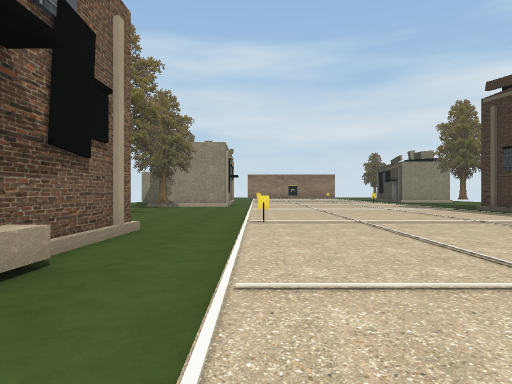
View 1 (above)

20 first-person views from a walk through a 3-D level made in the Unity game engine. The camera is 1.2 m above the floor, looks level and sees 70° across. The floor is counted in squares, 2 m on a side. Each view is taken from the middle of a square. On the plan, view 1 faces up. The plan holds only what a view shows up to about 10 squares ahead; the rest is blank. The place goes on beyond the plan. The player character is not drawn.

View 2
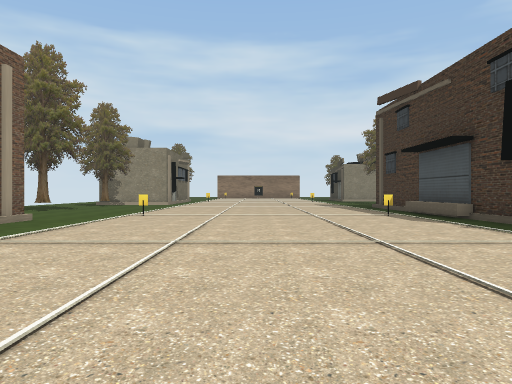

View 3
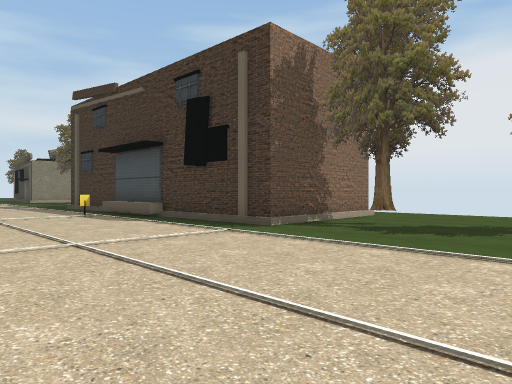

View 4
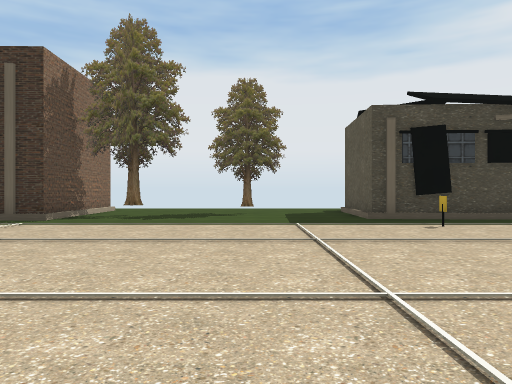

View 5
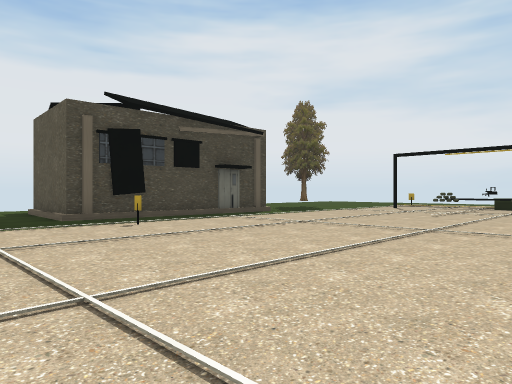

View 6
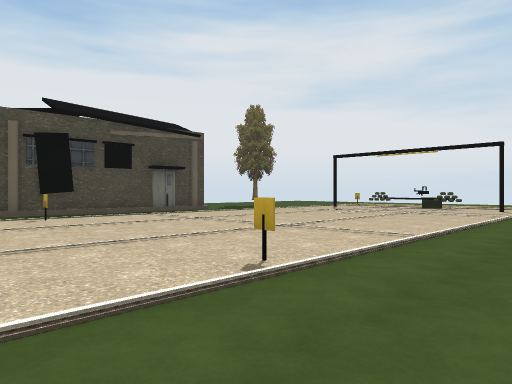

View 7
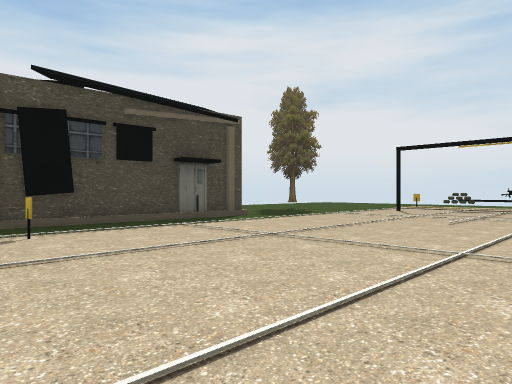

View 8
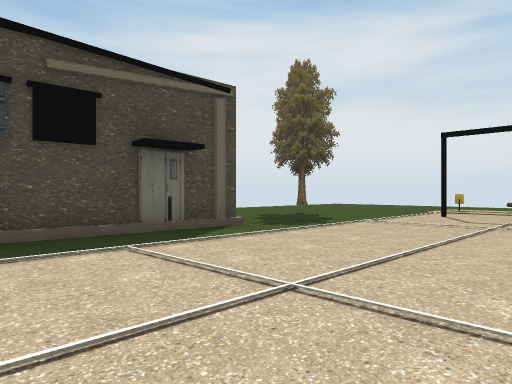

View 9
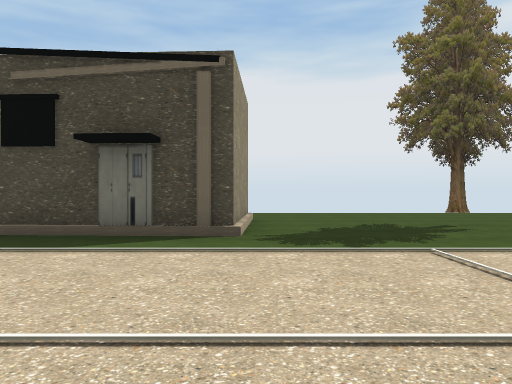

View 10
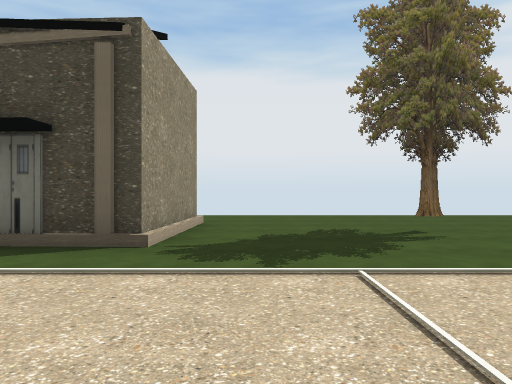

View 11
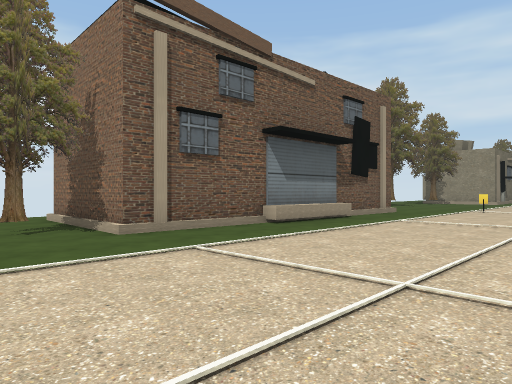

View 12
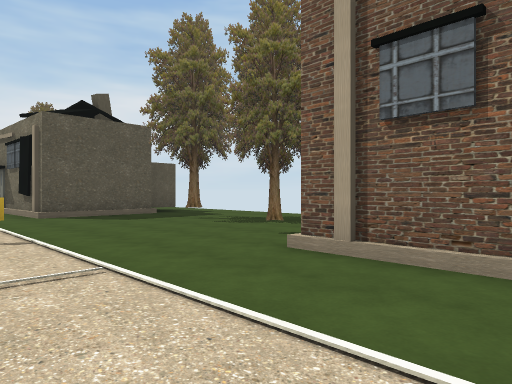

View 13
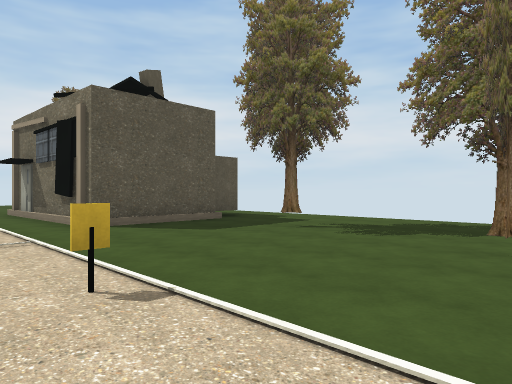

View 14
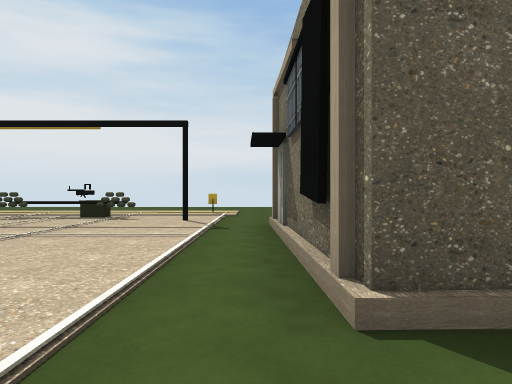

View 15
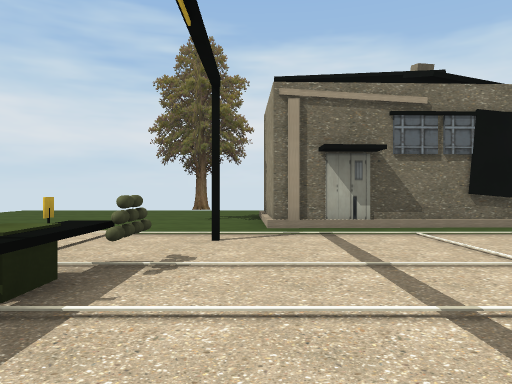

View 16
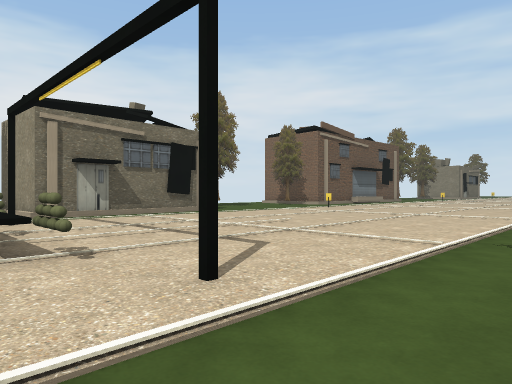

View 17
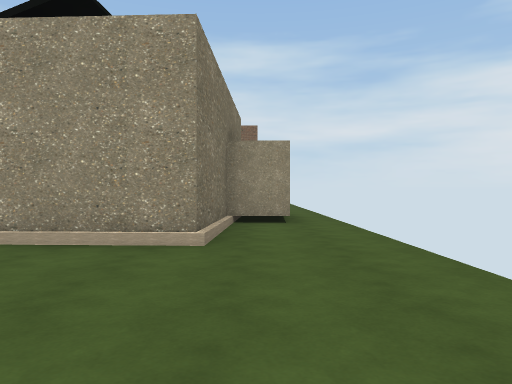

View 18
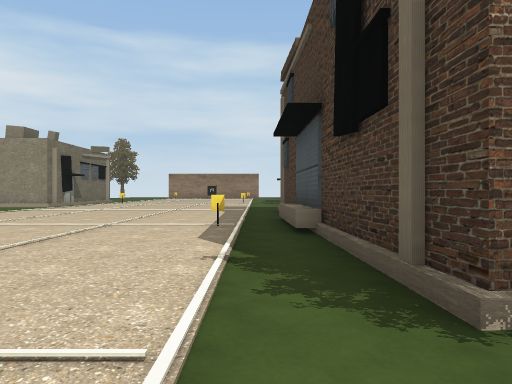

View 19
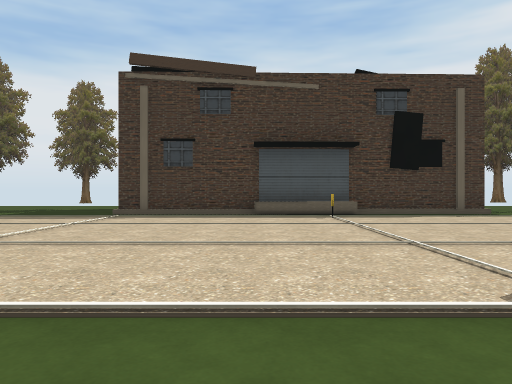

View 20
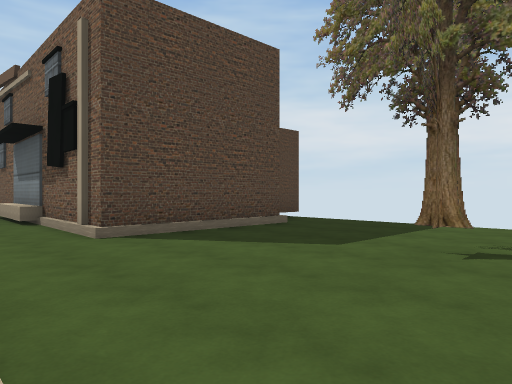

### Floor plan
Key: @ floor where view 1 was taken; # wall or solid block; x gap in a wall; . floor; / step, stairs or slope; O other object.
Columns run from 7 left of view 1 to 13 right of it. Each row starts with its distance up from view 1.
 11       .........O
 10 .. #  .........O
  9 ...#...........O
  8 ... ...........O
  7 .......#.....#.O
  6 ..OOOO.........O
  5 OO   O.........O
  4      O.........O
  3      O.........OOOOO
  2      O........... ...
  1      O.........    ..
  0     O..@.........  ..
 -1     O............
 -2   OOO............
 -3   .. ............
 -4   .   .............
 -5 ...  ..O.....O..OOO
 -6 ...  ...........OO O.
 -7 ..   ...........OOOO.
 -8 ... .........../OOOO.
 -9 ...x.........../OOO..
-10  ..OOO........./OOO..
-11   OOOO.........////..
-12     OO...............
-13     OO...............
-14     OO........... ...
-15   .O...#.....#..   ..
-16     # ...OOOO...  ...
-17       ....O.....  ...

Positions as (right, up) in squares from view 1, and headings:
1: (0, 0), facing up
2: (3, -2), facing up
3: (3, -2), facing up-right
4: (0, -2), facing right
5: (0, -2), facing down-right
6: (-2, -3), facing down-right
7: (1, -4), facing down-right
8: (3, -6), facing down-right
9: (3, -11), facing right
10: (4, -12), facing right
11: (3, -5), facing up-left
12: (1, 0), facing down-left
13: (1, -3), facing down-left
14: (-1, -8), facing down
15: (5, -15), facing left
16: (8, -17), facing up-left
17: (12, -15), facing up
18: (7, 1), facing up
19: (-2, 9), facing right
20: (0, 11), facing down-left
